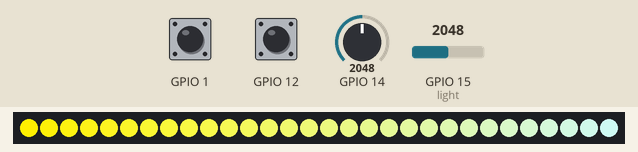
The sketch below on a simulated ESP32. Shown: 30 RGB LEDs in strip order, left to right. The inputs (shaded band) are chosen by the test bench; at power-on: GPIO 12 HIGH, GPIO 14 = 2048, GPIO 15 (light) = 2048, GPIO 1 HIGH.

Above: at 1.2 s.
1.3 s: GPIO 12 pulled LOW for 0.15 s
At 1.5 s:
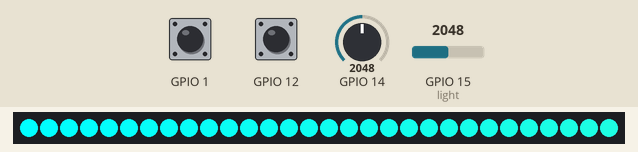
2.0 s: GPIO 14 set to 160
At 2.07 s:
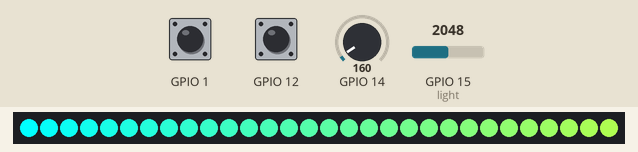
4.9 s: GPIO 15 (light) set to 491
At 5.4 s:
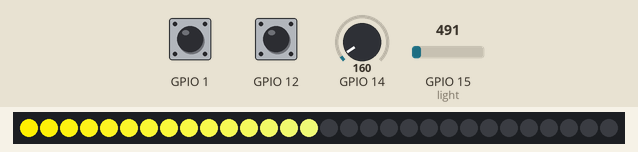
6.4 s: GPIO 1 pulled LOW for 0.15 s
8.0 s: GPIO 12 pulled LOW for 1 s
At 8.45 s:
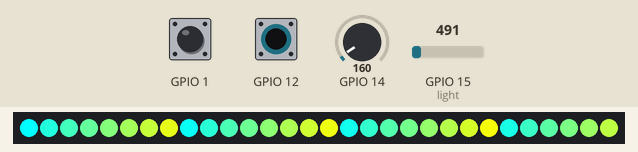
9.6 s: GPIO 14 set to 1228
At 9.72 s:
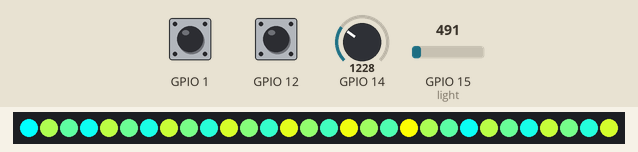
Timing chart, 0 to 12.1 s (numbered marks = the images above; inputs shaded):
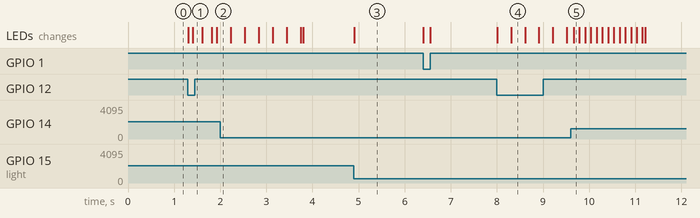

The sketch:

masterfile.ino
```cpp
#include <Adafruit_NeoPixel.h>

int ledPin = 0;
int num=30;

Adafruit_NeoPixel strip = Adafruit_NeoPixel(num, ledPin, NEO_GRB + NEO_KHZ800);

void setup() {
  // put your setup code here, to run once:
  strip.begin();
  pinMode(12, INPUT_PULLUP);
}

void loop() {
  if(digitalRead(12)==HIGH) {
    light();
  }
  else{
    colors();
  }
}

void light() {
  int light=analogRead(15)/35;
  int touch=touchRead(1)/35;
  for(int i=0; i<30; i++) {
    if(i<=light) {
      strip.setPixelColor(i,255-i*touch,255-touch*8,i*8);
    }
    else {
      strip.setPixelColor(i,0,0,0);
    }
  }
  strip.show();
}


void colors() {
  for(int j=0; j<200; j++) {
    for(int i=0; i<30; i++) {
      strip.setPixelColor(i,i*j,255,255-i*j);
    }
    strip.show();
    delay(analogRead(14)/20);
  }
}
```

Measured:
- after the input at 1.3 s, the LEDs: first change at once (image 1 shows a later state)
- after the input at 4.9 s, the LEDs: change at once (image 3)
- after the input at 8.0 s, the LEDs: first change at once (image 4 shows a later state)
